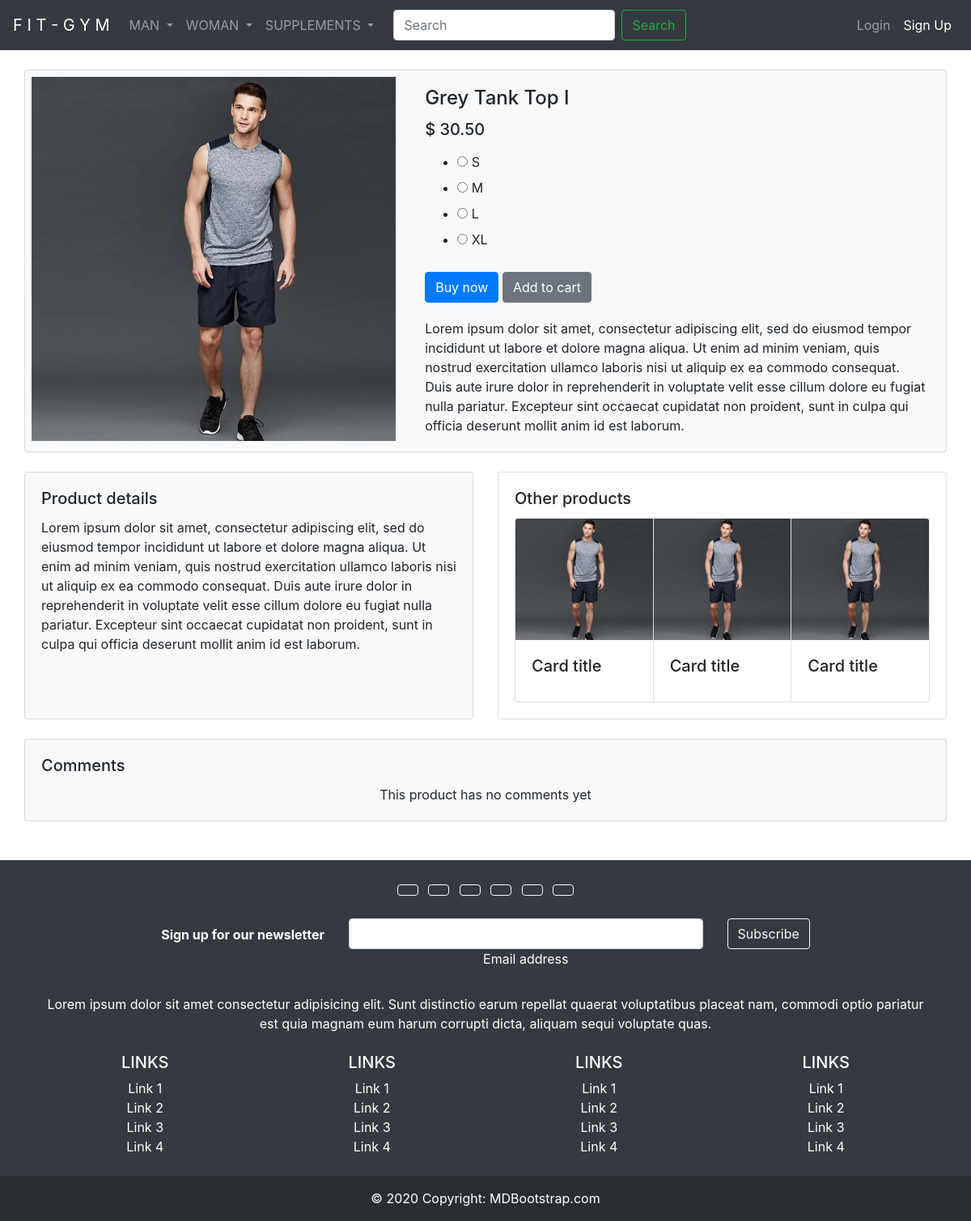
The app's page /product/11/ with its own data.
### products/models.py (models this page shows, shortened)
class Product(models.Model):
    category = models.ForeignKey(
        Category, on_delete=CASCADE)
    sub_category = models.ForeignKey(
        SubCategory, on_delete=CASCADE, blank=True)
    name = models.CharField(max_length=40)
    details = models.TextField()
    price = models.FloatField()
    image = models.ImageField(
        upload_to='images/%d/%m/%Y', blank=True)

### products/views.py (the view)
# urls.py: path('product/<int:product_id>/', views.product, name='product'),
def product(request, product_id):
    product_info = Product.objects.get(id=product_id)
    if request.method == 'POST':
        form = ClotheForm(request.POST)
        if form.is_valid():
            return redirect('/subtotal/')
    else:
        form = ClotheForm()
    page_name = 'Produto'
    context = {'page_name': page_name,
               'info': product_info,
               'form': form,
               'sub_category': str(product_info.sub_category),
               }
    return render(request, 'products/product.html', context)

### products/forms.py
class ClotheForm(forms.Form):
    SIZES = [
        ('S', 'S'),
        ('M', 'M'),
        ('L', 'L'),
        ('XL', 'XL')
    ]
    clothe_size = forms.CharField(
        label=False, max_length=2, widget=forms.RadioSelect(choices=SIZES))

### products/models.py (called while the page is built)
    def __str__(self) -> str:
        return self.sub_category

### templates/products/product.html (shortened to what this page needs)
{% extends 'base.html' %}
{% load static %}
{% block content %}
<div class="container">
  <div class="row justify-content-center">
    <div class="card mt-4 bg-light">
      <div class="row no-gutters">
        <div class="col-md-5">
          <a href="" data-toggle="modal" data-target="#image-zoom"><img src="{{ info.image.url }}" class="posicao-imagem m-2"></a>
        </div>
        <div class="col-md-7">
          <div class="card-body">
            <h4 class="card-title">{{ info.name }}</h4>
            <h5 class="card-title">$ {{ info.price|stringformat:".2f" }}</h5>
            <div class="form-group pt-1" role="group" aria-label="Basic example">
              <form id='product-resume' method="post" action="{% url 'subtotal' %}" class="form">
                {% if sub_category == 'clothes' %}
                {{ form }}
                {% endif %}
                <div class="pt-1">
                  <input type="submit" class="btn btn-primary" value="Buy now">
                  <a href="#" type="submmit" class="btn btn-secondary">Add to cart</a>
                </div>
              </form>
            </div>
            <p class="card-text pt-1">{{ info.details }}</p>
          </div>
        </div>
      </div>
    </div>
    <div class="row mt-4">
      <div class="col-6">
        <div class="card bg-light h-100">
          <div class="card-body">
            <h5 class="card-title">Product details</h5>
            <p class="card-text">{{ info.details }}</p>
          </div>
        </div>
      </div>
      <div class="col-6">
        <div class="card h-100">
          <div class="card-body">
            <h5 class="card-title">Other products</h5>
            <div class="card-group">
              <div class="card">
                <img src="{{ info.image.url }}" class="card-img-top posicao-imagem2" alt="...">
                <div class="card-body">
                  <h5 class="card-title">Card title</h5>
                </div>
              </div>
              <div class="card">
                <img src="{{ info.image.url }}" class="card-img-top posicao-imagem2" alt="...">
                <div class="card-body">
                  <h5 class="card-title">Card title</h5>
                </div>
              </div>
              <div class="card">
                <img src="{{ info.image.url }}" class="card-img-top posicao-imagem2" alt="...">
                <div class="card-body">
                  <h5 class="card-title">Card title</h5>
                </div>
              </div>
            </div>
          </div>
        </div>
      </div>
      <div class="col-12 mt-4">
        <div class="card bg-light">
          <div class="card-body">
            <h5 class="card-title">Comments</h5>
            <p class="card-text text-center">This product has no comments yet</p>
          </div>
        </div>
      </div>
    </div>
  </div>
</div>
{% endblock content %}

### static/products/css/style.css (style rules this page uses)
.posicao-imagem { object-fit: cover; object-position: left top; height: 450px; width: 450px; }
.posicao-imagem2 { object-fit: cover; object-position: 0 35%; height: 150px; }

### records on screen
Product: image (picture), name "Grey Tank Top I", price "30.50", details "Lorem ipsum dolor sit amet, consectetur adipiscing elit, sed do eiusmod tempor incididunt ut labore et dolore magna aliqua. Ut enim ad minim veniam, quis nostrud exercitation ullamco laboris nisi ut aliquip ex ea commodo consequat. Duis aute irure dolor in reprehenderit in voluptate velit esse cillum dolore eu fugiat nulla pariatur. Excepteur sint occaecat cupidatat non proident, sunt in culpa qui officia deserunt mollit anim id est laborum."
